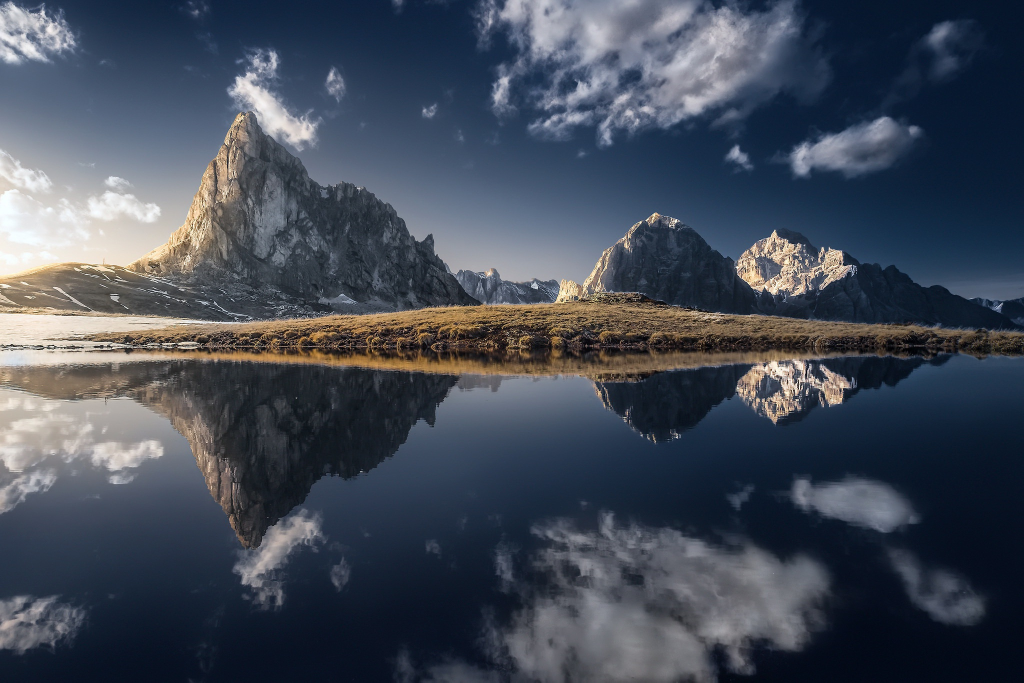
#> input picture opencv/wallhaven-674962.jpg, 2048 x 1365 px, found by its file name (shown at 1/2 size)
$ python example14.py
#> lines starting #> are read from the running program, lines starting #| are printed output that depends on the picture; after the words box and inside, x2 and y2 are one past the last pixel; in counts of white or black regions, pixels touching at a corner belong together
#> further down, src is the input picture: shape (1365, 2048, 3); mean B, G, R 86.6, 74.1, 66.7
# 超大图像二值化

import cv2 as cv
import numpy as np

def big_image_binary(image):
    print(image.shape)
#| (1365, 2048, 3)
    cw = 256
    ch = 256
    h, w = image.shape[:2]
#> h = 1365; w = 2048
    gray = cv.cvtColor(image, cv.COLOR_BGR2GRAY)
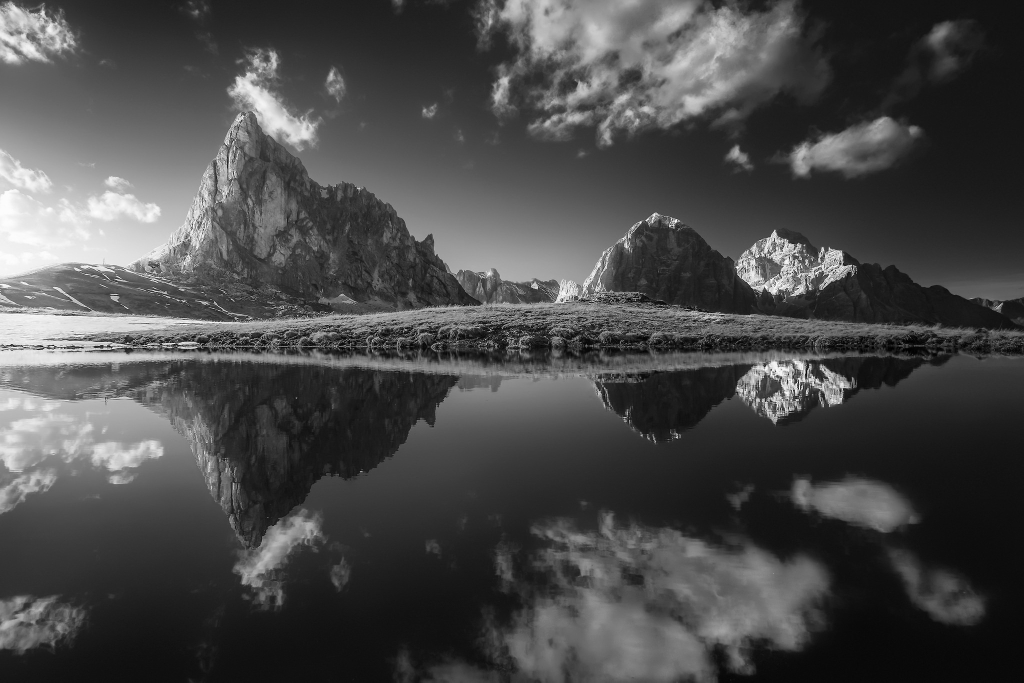
#> gray: shape (1365, 2048) (shown at 1/2 size); min 0, max 255, mean 73.3
    for row in range(0, h, ch):
        for col in range(0, w, cw):
            roi = gray[row: row + ch, col: cw + col]
            dst = cv.adaptiveThreshold(roi, 255, cv.ADAPTIVE_THRESH_GAUSSIAN_C, cv.THRESH_BINARY, 127, 2)
            gray[row:row + ch, col:cw + col] = dst
            print(np.std(dst), np.mean(dst))
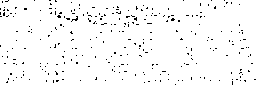
#> dst: shape (85, 256); 97.1% white; black in thin lines or dots
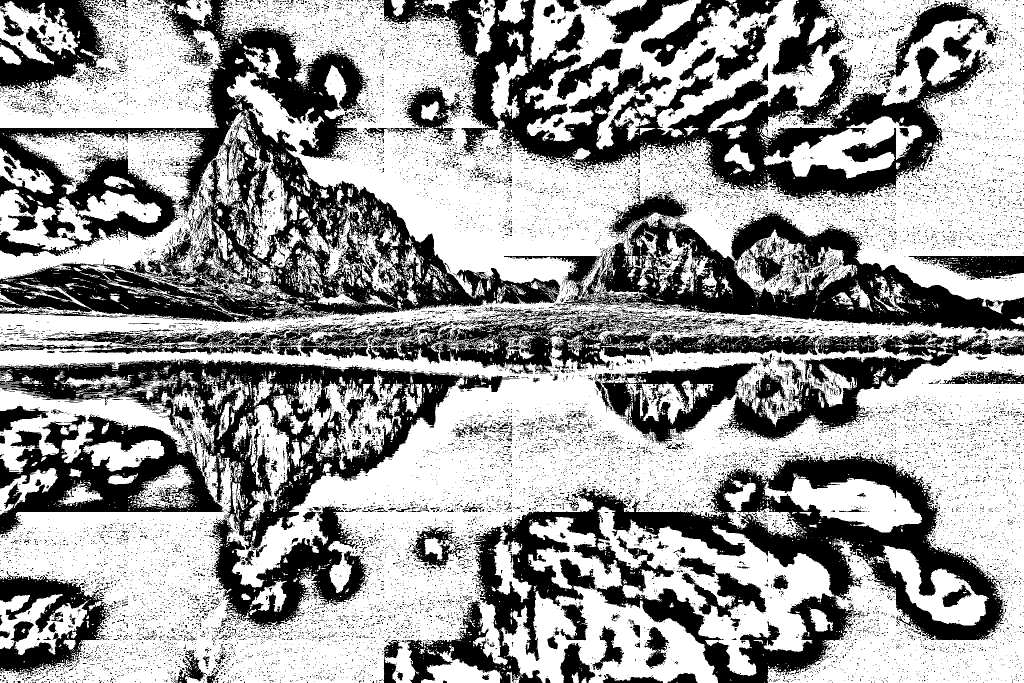
#> gray: shape (1365, 2048) (shown at 1/2 size); 60.8% white; 19711 black regions (19037 under 20 px), largest, box (x1, y1, x2, y2) and area: (0, 0, 1121, 645) 203849, (809, 904, 2010, 1365) 157692, (758, 0, 1972, 402) 137438
    cv.imwrite("F:\\pythonwork\\opencv\\w2.jpg", gray)


# ----------------------------------
print("Hello to Opencv world")
src = cv.imread("F:\\pythonwork\\opencv\\wallhaven-674962.jpg")  # 地址
cv.namedWindow("input image", cv.WINDOW_AUTOSIZE) # 窗口设置名称，自由尺寸

t1 = cv.getTickCount()
big_image_binary(src)
t2 = cv.getTickCount()
print((t2 - t1)/cv.getTickFrequency() * 1000)
cv.waitKey(3000)

cv.destroyAllWindows()
